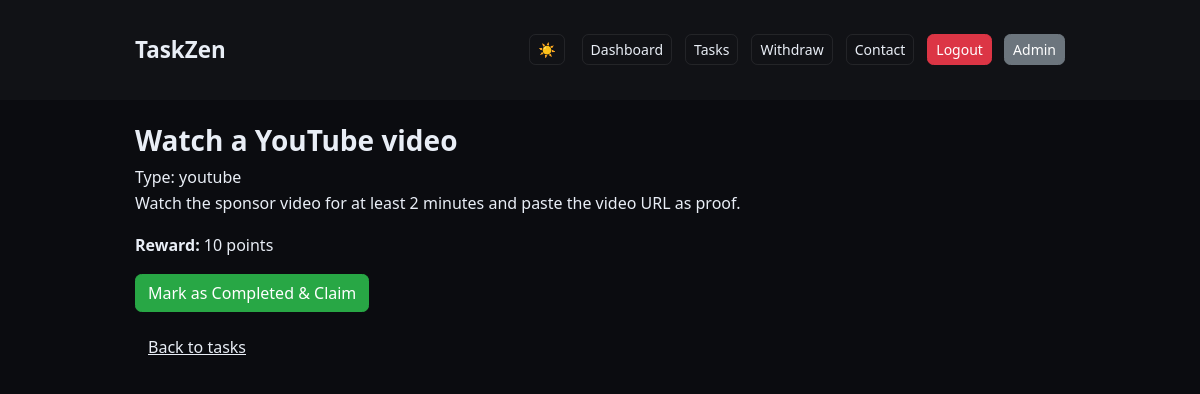
The app's page /task/1 (signed in) with its own data.
### tables this page shows
CREATE TABLE tasks (
                    id INTEGER PRIMARY KEY AUTOINCREMENT,
                    title TEXT,
                    description TEXT,
                    reward INTEGER,
                    type TEXT DEFAULT 'generic',
                    active INTEGER DEFAULT 1
                );

### app.py (the view, shortened to what this page needs)
@app.route('/task/<int:task_id>', methods=['GET','POST'])
@login_required
def task_page(task_id):
    conn = get_db()
    c = conn.cursor()
    c.execute("SELECT * FROM tasks WHERE id=?", (task_id,))
    task = c.fetchone()
    user_id = session['user_id']
    c.execute("SELECT * FROM completed_tasks WHERE user_id=? AND task_id=?", (user_id, task_id))
    completed = c.fetchone() is not None
    conn.close()
    return render_template('task_page.html', task=task, completed=completed)

### app.py (called while the page is built)
@app.template_filter('nl2br')
def nl2br(value):
    return Markup('<br>'.join(escape(value).split('\n')))

def get_db():
    conn = sqlite3.connect(DB)
    conn.row_factory = sqlite3.Row
    return conn

def login_required(f):
    @wraps(f)
    def decorated(*args, **kwargs):
        if 'username' not in session:
            return redirect(url_for('login'))
        return f(*args, **kwargs)
    return decorated

@app.context_processor
def inject_site_name():
    return dict(SITE_NAME=SITE_NAME)

### templates/task_page.html (shortened to what this page needs)
{% extends "base.html" %}
{% block content %}
  <div class="text-white">
    <h3>{{ task['title'] }}</h3>
    <p>{{ task['description']|nl2br }}</p>
    <p><strong>Reward: </strong>{{ task['reward'] }} points</p>
    {% if completed %}
      <div class="alert alert-success">You already completed this task ✅</div>
    {% else %}
      <form method="POST">
        <button class="btn btn-success" type="submit">Mark as Completed & Claim</button>
      </form>
    {% endif %}
    <a class="btn btn-link text-white mt-3" href="{{ url_for('task_list') }}">Back to tasks</a>
  </div>
{% endblock %}

### static/style.css (style rules this page uses)
:root { --bg: #f8f9fa; --text: #111; --card: #fff; --muted: #6c757d; --accent: #6ea8fe; --success: #28a745; --danger: #dc3545; --warning: #ffc107; --info: #17a2b8; --transition: all 0.4s ease; }
[data-theme="dark"] { --bg: #0b0c10; --text: #e9eef6; --card: #111217; --muted: #9aa3b2; --accent: #6ea8fe; }
body { background: var(--bg); color: var(--text); font-family: 'Segoe UI', Tahoma, Geneva, Verdana, sans-serif; min-height: 100vh; line-height: 1.6; transition: var(--transition); }
a { color: var(--accent); text-decoration: none; transition: color 0.3s; }
.btn { border-radius: 0.4rem; font-weight: 500; transition: var(--transition); }
.btn-success { background: var(--success); border: 1px solid var(--success); color: #fff; }
h1,h2,h3,h4,h5,h6 { color: var(--text); font-weight: 600; }
.text-white { color: var(--text) !important; }

### records on screen
tasks: title "Watch a YouTube video", description "Type: youtube Watch the sponsor video for at least 2 minutes and paste the video URL as proof.", reward "10"

### other values on screen
{{ SITE_NAME }} "TaskZen"
